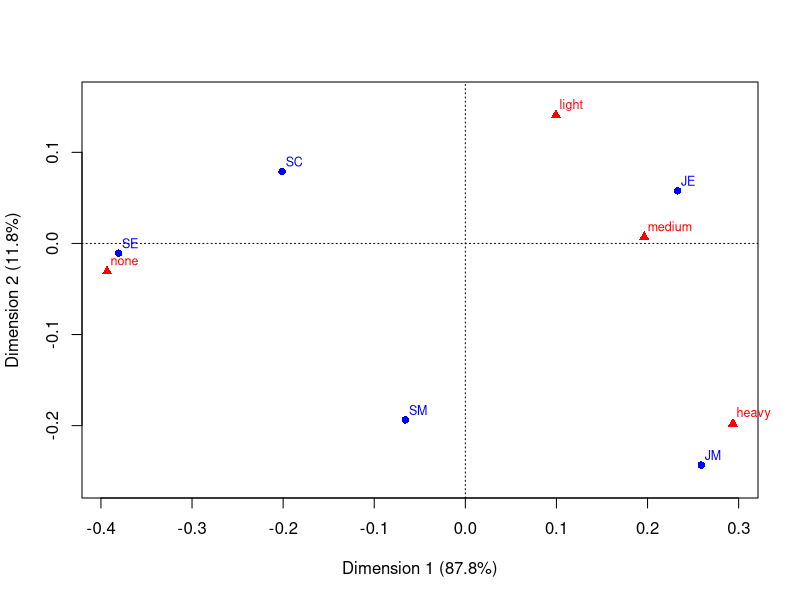
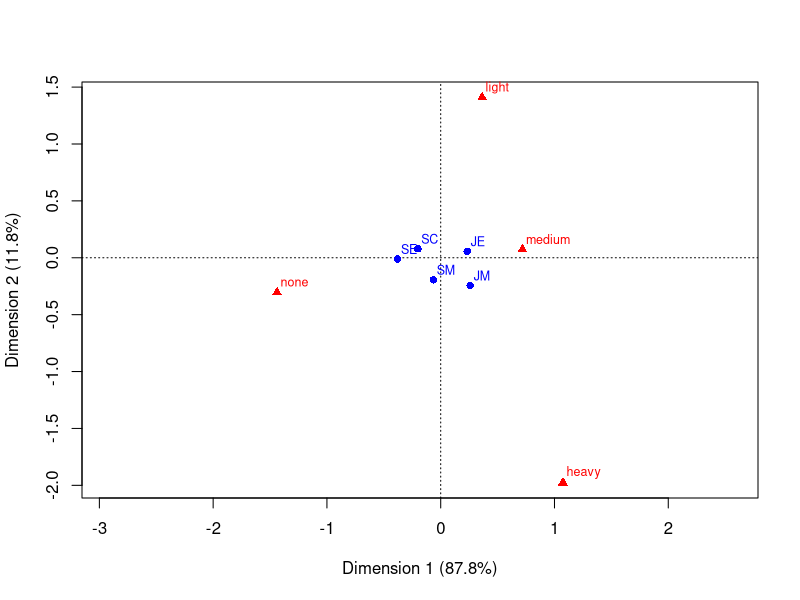
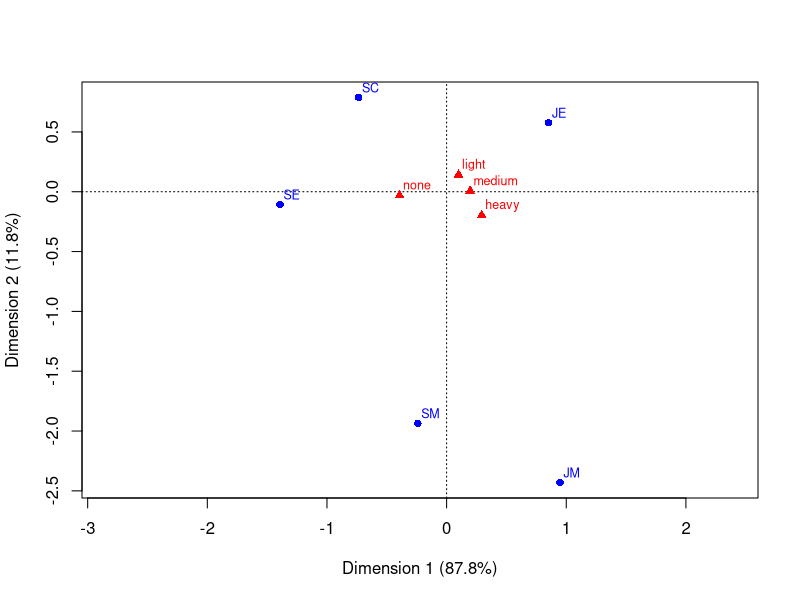
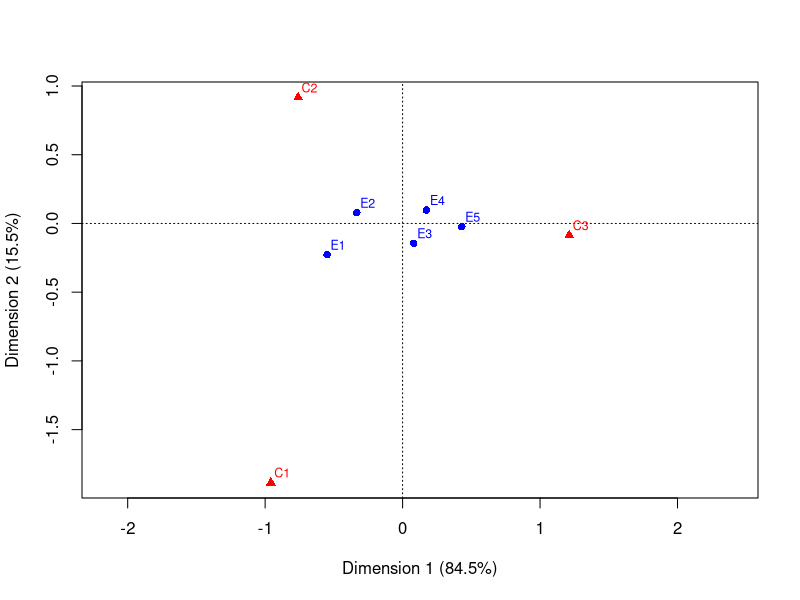
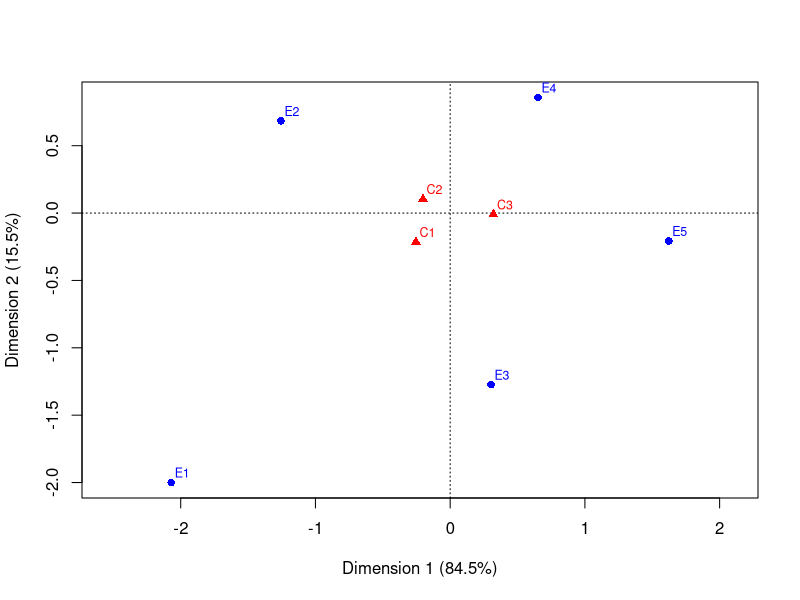
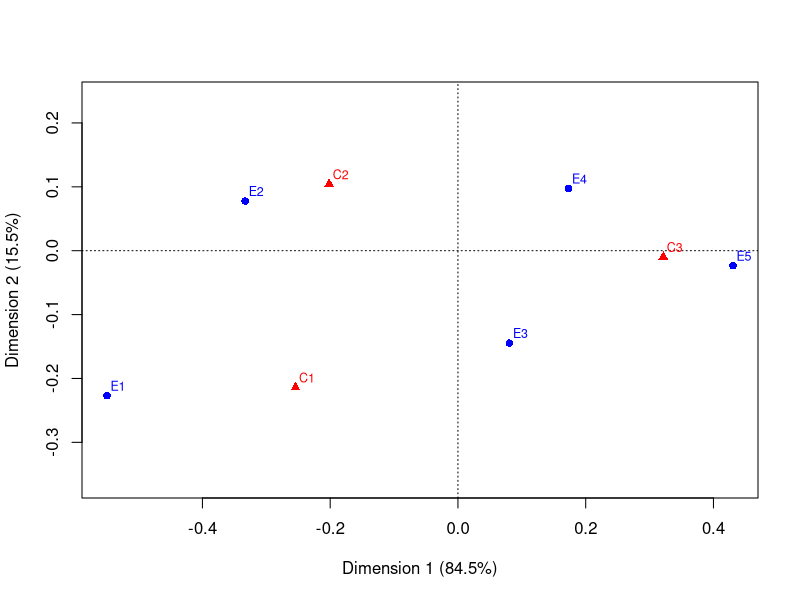
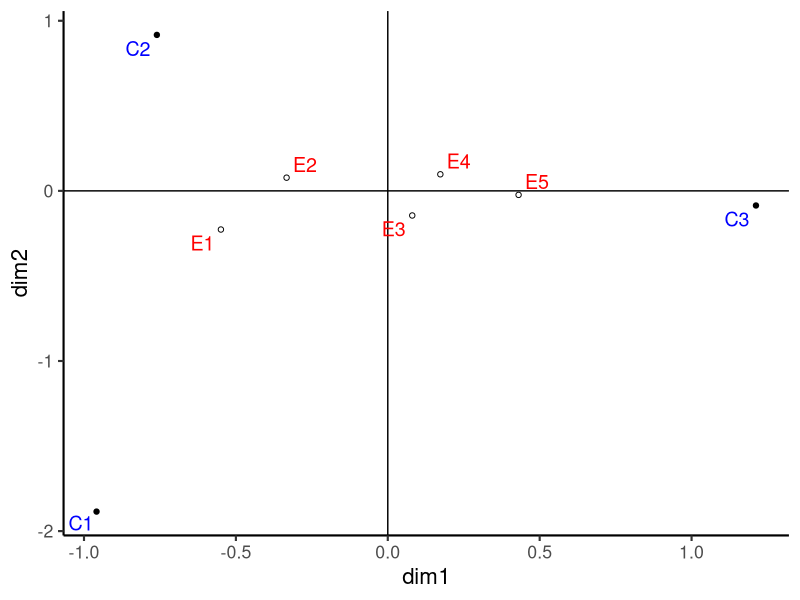

Write R code to recreate these figures, in order.


library("ca")  # help(package="ca")
# library("reshape2")
library("dplyr")
# library("zoom")
library("ggplot2")
library("ggrepel")

# getwd()
# rm(list=ls())

# **************
# TODO ------
# add rownames as col for plotting 

# **************



# example of CA: -------
smoke  # dataset
ca(smoke)
plot(ca(smoke))
plot(ca(smoke), map="rowprincipal")
plot(ca(smoke), map="colprincipal")


# ********************************
# Example 2: Calculating distances between profiles  ----------
# ********************************
readership <- data.frame(C1=c(5,18,19,12,3), 
                    C2=c(7,46,29,40,7), 
                    C3=c(2,20,39,49,16))
rownames(readership) <- paste0("E", 1:5)

# str(readership)
# summary(readership)

# > plotting the easy way: ----
ca(readership)
# asymmetric rowprincipal 
p1 <- plot(ca(readership), map="rowprincipal"); p1 
p2 <- plot(ca(readership), map="colprincipal"); p2
p3 <- plot(ca(readership)); p3 # SYMMETRIC MAP 

# notice that p1 has rows in  principal coordinates and cols in 
# standard coords. p2 has cols in principal coords, rows in standard coords. 
# p3 combines p1 and p2, so that both rows and cols have principal 
# coordinates. 

# > using cacoord() to get coordinates: ----
cacoord(ca(readership))  # default is to get standard coords for both 
                        # rows and cols 
cacoord(ca(readership), type="standard")  # standard coords for both 
                        # rows and cols 

# checking equality: 
# as.data.frame(cacoord(ca(readership))[1])== 
#       as.data.frame(cacoord(ca(readership), type="standard")[1])
# as.data.frame(cacoord(ca(readership))[2])== 
#       as.data.frame(cacoord(ca(readership), type="standard")[2])

cacoord(ca(readership), type="principal")  # principal coords for both 
                        # rows and cols (SYMMETRIC MAP)

# > calculating distances manually ------
readership.rowsum <- apply(readership, 1, sum)
readership.colsum <- apply(readership, 2, sum)
readership.sum <- sum(readership)

readership.exp <- readership.rowsum %o% readership.colsum/readership.sum
# this gives the readership of expected profile coordinates 

chi2 <- sum((readership-readership.exp)^2/readership.exp)  # chi2 statistic
inertia <- chi2/readership.sum

readership.profiles <- readership/readership.rowsum  # actual profiles for rows 
readership.colmass <- readership.colsum/readership.sum  # column masses aka avg row profile


chi.dist.from.centroid <- 
      apply((t(readership.profiles) - 
                   readership.colmass)^2/readership.colmass, 
            2, sum)  # arguments to apply() to indicate colsums 
# we now have all the chi2 distances from the centroid. Next, we get 
# all chi2 distances between all pairs of row profiles: 

readership.profiles.with.avg.profile <- rbind(readership.profiles, 
                                         readership.colmass)
rownames(readership.profiles.with.avg.profile)[6] <- "avg"

# CALCULATE ALL CHI2 distances
dist(sweep(readership.profiles.with.avg.profile, 
           2, 
           sqrt(readership.colmass), 
           FUN="/"))
# calling dist on readership.profiles.with.avg.profile would give 
# Euclidean distances, which we don't want. So, in the command 
# sweep() above, we first transform profiles in such a way that 
# calculating Euclidean distances between transformed profiles 
# gives chi2 distances between original profiles. 

# > let's try getting the point coords manually : -----
readership.P    <- readership/sum(readership)
readership.r    <- apply(readership.P, 1, sum)
readership.c    <- apply(readership.P, 2, sum)
readership.Dr   <- diag(readership.r)
readership.Dc   <- diag(readership.c)
readership.Drmh <- diag(1/sqrt(readership.r))
readership.Dcmh <- diag(1/sqrt(readership.c))

readership.P   <- as.matrix(readership.P)
readership.S   <- readership.Drmh%*%(readership.P-readership.r%o%readership.c)%*%readership.Dcmh
readership.svd <- svd(readership.S)


readership.rsc <- readership.Drmh%*%readership.svd$u
readership.csc <- readership.Dcmh%*%readership.svd$v
readership.rpc <- readership.rsc%*%diag(readership.svd$d)
readership.cpc <- readership.csc%*%diag(readership.svd$d)


# exampine coordinates: 
readership.rsc  # coords of rows in colprincipal analysis 
readership.csc  # coords of cols in rowprincipal analysis 
readership.rpc  # coords of rows in rowprincipal analysis: 
readership.cpc  # coords of cols in colprincipal analysis: 


# > plotting with ggplot: ------------
# assymetric rowprincipal map: 
row.coords <- as.data.frame(cacoord(ca(readership),
                                    type="principal")[1])
col.coords <- as.data.frame(cacoord(ca(readership),
                                    type="standard")[2])

row.coords <- mutate(row.coords, 
                     label=paste0("E", 1:5))
col.coords <- mutate(col.coords, 
                     label=paste0("C", 1:3))

colnames(row.coords) <- c("dim1", "dim2", "label")
colnames(col.coords) <- c("dim1", "dim2", "label")


p4_with_labels <- 
      ggplot() + 
      geom_point(data=row.coords, 
                 aes(x=dim1, y=dim2), 
                 shape =1) + 
      geom_point(data=col.coords, 
                 aes(x=dim1, y=dim2)) + 
      
      geom_hline(yintercept = 0) + 
      geom_vline(xintercept = 0) + 
      
      # add text labels: 
      geom_text_repel(data=row.coords, 
                      aes(x=dim1, y=dim2, 
                          label=label), 
                      size=5, 
                      col="red") + 
      geom_text_repel(data=col.coords, 
                      aes(x=dim1, y=dim2, 
                          label=label), 
                      size=5, 
                      col="blue") + 
      theme_classic(base_size = 16); p4_with_labels
